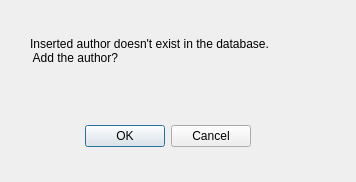
<?xml version="1.0" encoding="UTF-8"?>
<ui version="4.0">
 <class>dialog_author</class>
 <widget class="QDialog" name="dialog_author">
  <property name="geometry">
   <rect>
    <x>0</x>
    <y>0</y>
    <width>356</width>
    <height>182</height>
   </rect>
  </property>
  <property name="windowTitle">
   <string>Dialog</string>
  </property>
  <widget class="QDialogButtonBox" name="buttonBox">
   <property name="geometry">
    <rect>
     <x>10</x>
     <y>120</y>
     <width>241</width>
     <height>32</height>
    </rect>
   </property>
   <property name="orientation">
    <enum>Qt::Horizontal</enum>
   </property>
   <property name="standardButtons">
    <set>QDialogButtonBox::Cancel|QDialogButtonBox::Ok</set>
   </property>
  </widget>
  <widget class="QLabel" name="label">
   <property name="geometry">
    <rect>
     <x>30</x>
     <y>10</y>
     <width>321</width>
     <height>81</height>
    </rect>
   </property>
   <property name="text">
    <string>Inserted author doesn't exist in the database.
 Add the author?</string>
   </property>
  </widget>
 </widget>
 <resources/>
 <connections>
  <connection>
   <sender>buttonBox</sender>
   <signal>accepted()</signal>
   <receiver>dialog_author</receiver>
   <slot>accept()</slot>
   <hints>
    <hint type="sourcelabel">
     <x>248</x>
     <y>254</y>
    </hint>
    <hint type="destinationlabel">
     <x>157</x>
     <y>274</y>
    </hint>
   </hints>
  </connection>
  <connection>
   <sender>buttonBox</sender>
   <signal>rejected()</signal>
   <receiver>dialog_author</receiver>
   <slot>reject()</slot>
   <hints>
    <hint type="sourcelabel">
     <x>316</x>
     <y>260</y>
    </hint>
    <hint type="destinationlabel">
     <x>286</x>
     <y>274</y>
    </hint>
   </hints>
  </connection>
 </connections>
</ui>
